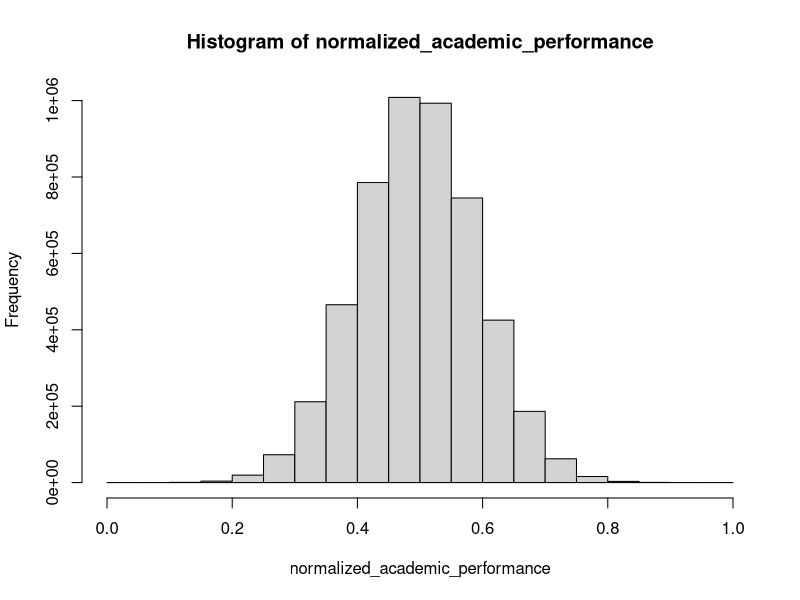
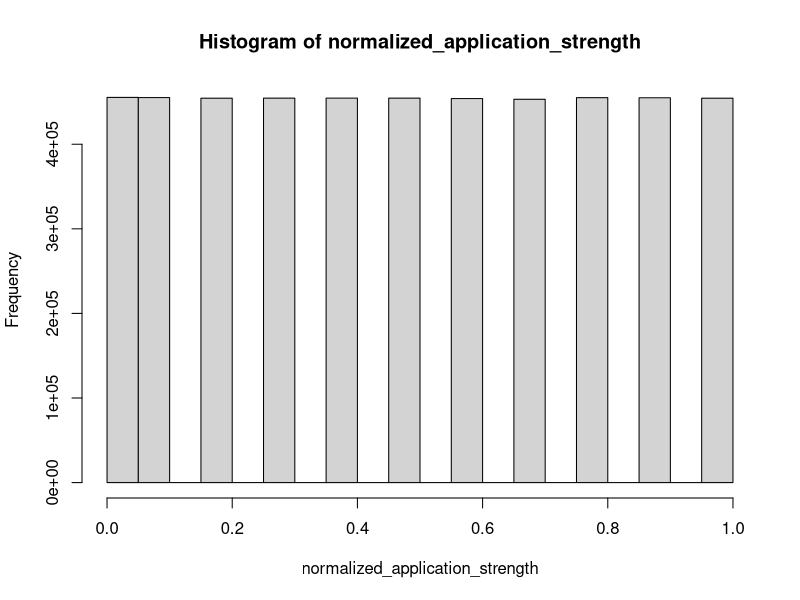

R code for these plots, in order:
## ---- chunk 1
knitr::opts_chunk$set(echo = TRUE)
library(tidyverse)
## ---- chunk 2
# Number of applicants
n_applicants <- 5000000

# Generate academic performance scores from a normal distribution
academic_performance <- rnorm(n_applicants, mean = 0.0, sd = 1)

# Normalize the variable
min_score <- min(academic_performance)
max_score <- max(academic_performance)
normalized_academic_performance <- (academic_performance - min_score) / (max_score - min_score)

#Visualization to check results
hist(normalized_academic_performance)

# Generate application strength scores on a discrete random distribution from 0 to 10
application_strength <- sample(0:10, n_applicants, replace = TRUE)

#Normalize the variable
min_score <- min(application_strength)
max_score <- max(application_strength)
normalized_application_strength <- (application_strength - min_score) / (max_score - min_score)

# Visualization to check results
hist(normalized_application_strength)

# Generate legacy status (0 or 1) for 3% of applicants
legacy_status <- sample(c(0, 1), n_applicants, replace = TRUE, prob = c(0.97, 0.03))

# Generate luck scores from a continuous random scale
luck <- runif(n_applicants, min = 0, max = 1)

# Calculate the weighted scores
weighted_score <- 0.75 * normalized_academic_performance + 0.15 * normalized_application_strength + 0.05 * legacy_status + 0.05 * luck

# Calculate the weighted score without considering legacy and luck
weighted_Score_No_Legacy_Luck <- 0.75 * normalized_academic_performance + 0.15 * normalized_application_strength


# Create a data frame to store simulated data
admissions_data <- data.frame(
  Academic_Performance = normalized_academic_performance,
  Application_Strength = normalized_application_strength,
  Legacy_Status = legacy_status,
  Luck = luck,
  Weighted_Score = weighted_score,
  Weighted_Score_No_Legacy_Luck = weighted_Score_No_Legacy_Luck
)

# Sort the applicants by their weighted scores in descending order
admissions_data <- admissions_data[order(-admissions_data$Weighted_Score), ]

# Calculate the number of applicants to admit (3% of total applicants)
admission_rate <- 0.03
n_admitted <- round(n_applicants * admission_rate)

# Create an indicator variable for admission (1 for admitted, 0 for not admitted)
admissions_data$Admitted <- ifelse(1:n_applicants <= n_admitted, 1, 0)


# Sort the applicants by their weighted scores without legacy and luck
admissions_data <- admissions_data[order(-admissions_data$Weighted_Score_No_Legacy_Luck), ]

# Create an indicator variable for admission without legacy and luck (1 for admitted, 0 for not admitted)
admissions_data$Admitted_No_Legacy_Luck <- ifelse(1:n_applicants <= n_admitted, 1, 0)

# Calculate the number of applicants with Admitted = 1 but not Admitted_No_Legacy_Luck = 1
count_diff <- sum(admissions_data$Admitted == 1 & admissions_data$Admitted_No_Legacy_Luck == 0)


# Divide the count by Number of admitted students
result <- count_diff / (0.03*n_applicants)

result

## ---- chunk 3
# Calculate Bayes' probability of P(Accepted | Legacy)

# Calculate prior: How many legacy students?
p_b <- sum(admissions_data$Legacy_Status == 1) / n_applicants

# How many legacy students were admitted?
legacy_admitted <- nrow(admissions_data[admissions_data$Legacy_Status == 1 & admissions_data$Admitted == 1, ])

# What is the P(Legacy | Accepted)
p_legacy_given_accepted <- legacy_admitted/n_admitted

# What is P(Accepted?)
p_a <- admission_rate

# Calculate Bayes P(Accepted | Legacy) = P(Legacy | Accepted) * P(Accepted) / P(Legacy)
bayes <- p_a * p_legacy_given_accepted / p_b

bayes

